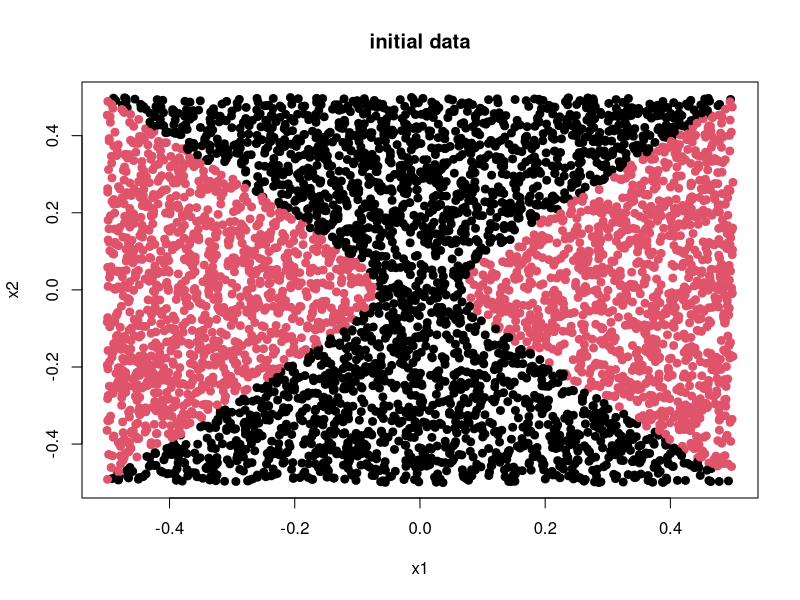
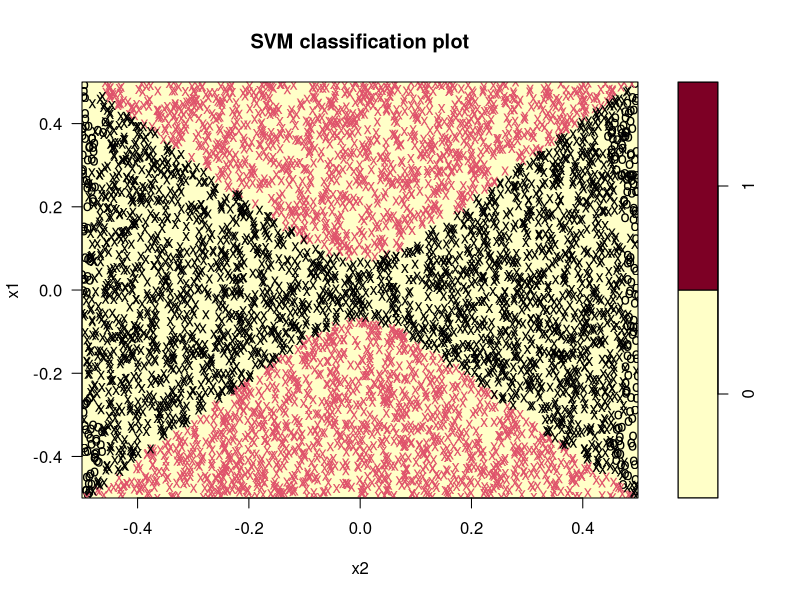

The R script that drew these images, in order: (Note: a time limit stopped this script after it produced the figures.)
## Chap9_Ex5

if(!require("MASS")){install.packages("MASS")}
if(!require("e1071")){install.packages("e1071")}

set.seed(0)
n = 5000
p = 2

x1 = runif(n)-0.5
x2 = runif(n)-0.5
y = 1*(x1^2-x2^2 > 0.005)

#b
plot(x1,x2,col=(y+1), pch = 19, cex = 1.05, xlab = "x1", ylab = "x2", main = "initial data")

# c
dat = data.frame(x1 = x1, x2=x2, y=as.factor(y))

m = glm(y~x1 + x2, data =dat, family = binomial)

# d

y_hat = predict(m, newdata = data.frame(x1=x1, x2=x2), type = "response")
predicted_class = 1*(y_hat > 0.5)

print(sprintf("Linear logistic regression training error rate = %10.6f", 1 - sum(predicted_class == y)/ length(y)))

svmfit = svm(y~., data = dat, kernel="linear",  cost=10, scale = FALSE) ## scale function scale each predictor to have mean 0 and sd 1
plot(svmfit, dat)

# e using logistic regression to fit a non-linear 
m = glm(y ~ x1 + x2 + I(x1^2) + I(x2^2), data = dat, family = binomial)
## f
y_hat = predict(m, newdata = data.frame(x1 = x1, x2=x2), type = "response")
predicted_class = 1 * (y_hat > 0.5)
print(sprintf("non-linear logistic regression training error rate = %10.6f", 1 - sum(predicted_class == y)/ length(y)))

## g

## Do CV to select the value of cost using the "tune" function

tune.out = tune(svm, y~., data=dat, kernel = "linear", ranges = list(cost=c(0.001, 0.01, 0.1, 1, 5, 10, 100, 1000)))
summary(tune.out)

## selecting the best model
bestmod = tune.out$best.model
summary(bestmod)

y_hat = predict(bestmod, newdata = data.frame(x1=x1, x2=x2))
y_hat = as.numeric(as.character(y_hat))
print(sprintf("Linear SVM training error rate = %10.6f", 1 - sum(y_hat == y) / length(y)))

## h fit a non-linear SVM model

tune.out = tune(svm, y ~., data = dat, kernel = "radial", ranges = list(cost = c(0.001,0.01, 0.1, 1, 5, 10, 100, 1000), gamma = c(0.5,1,2,3,4)))
summary(tune.out)

bestmod = tune.out$best.model
summary(bestmod)

y_hat = predict(bestmod, newdata = data.frame(x1=x1, x2=x2))
y_hat = as.numeric(as.character(y_hat))
print(sprintf("Linear SVM training error rate = %10.6f", 1 - sum(y_hat == y) / length(y)))

plot(x1,x2, col=(y_hat+1), pch = 19, cex = 1.05, xlab = "x1", ylab = "x2")
